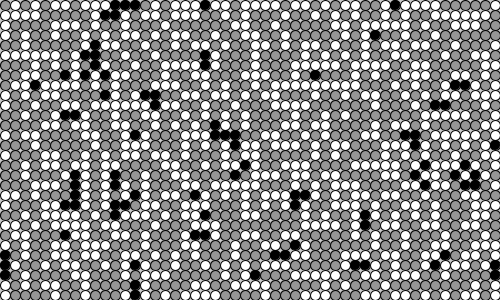
Frame 1 (no input)
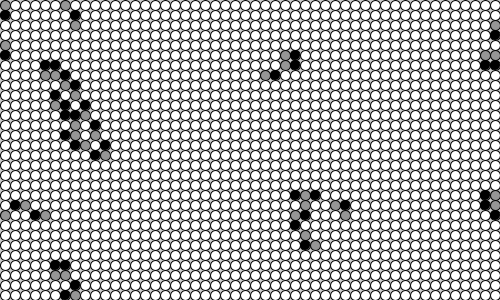
Frame 60 (the mouse pressed at the canvas centre just before this capture)
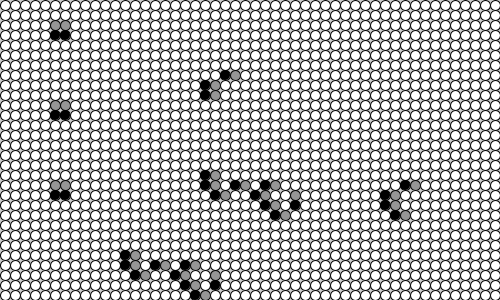
Frame 120 (the mouse held since frame 60 and released just before this capture)

The Processing sketch that drew these frames (run headless with seeded random() and noise(); from frame 60 on, the mouse is pressed at the canvas centre):

// Processing sketch: ch7_6_refactor
// ── ch7_6_refactor.pde
Cell[][] _cellArray;
int _cellSize = 10;
int _numX, _numY;

void setup() {
  size(500, 300);
  _numX = floor(width / _cellSize );
  _numY = floor(height / _cellSize );
  restart();
}

void restart() {
  _cellArray = new Cell[_numX][_numY];
  for (int i = 0; i < _numX * _numY; i++) {
    int x = i % _numX;
    int y = i / _numX;
    _cellArray[x][y] = new Cell(x, y);
  }

  for (int i = 0; i < _numX * _numY; i++) {
    int x = i % _numX;
    int y = i / _numX;
    int above = (y - 1 + _numY) % _numY;
    int below = (y + 1) % _numY;
    int left  = (x - 1 + _numX) % _numX;
    int right = (x + 1) % _numX;

    _cellArray[x][y].addNeighbour(_cellArray[left][above]);
    _cellArray[x][y].addNeighbour(_cellArray[left][y]);
    _cellArray[x][y].addNeighbour(_cellArray[left][below]);

    _cellArray[x][y].addNeighbour(_cellArray[x][above]);
    _cellArray[x][y].addNeighbour(_cellArray[x][below]);

    _cellArray[x][y].addNeighbour(_cellArray[right][above]);
    _cellArray[x][y].addNeighbour(_cellArray[right][y]);
    _cellArray[x][y].addNeighbour(_cellArray[right][below]);
  }
}

void draw() {
  background(200);

  for (int i = 0; i < _numX * _numY; i++) {
    _cellArray[i % _numX][i / _numX].calcNextState();
  }

  translate(_cellSize / 2, _cellSize / 2);

  for (int i = 0; i < _numX * _numY; i++) {
    _cellArray[i % _numX][i / _numX].drawMe();
  }
}

void mouserPressed() {
  restart();
}

/**--------------------------------------------
 * Cell class
 --------------------------------------------*/
class Cell {
  float x, y;
  int state, nextState;
  Cell[] neighbours;

  Cell(float ex, float why) {
    x = ex * _cellSize;
    y = why * _cellSize;

    nextState = (int) (random(2));
    state = nextState;
    neighbours = new Cell[0];
  }

  void addNeighbour(Cell cell) {
    neighbours = (Cell[])append(neighbours, cell);
  }

  void calcNextState() {
    if (state == 0) {
      int firingCount = 0;
      for (int i = 0; i < neighbours.length; i++) {
        if (neighbours[i].state == 1) {
          firingCount++;
        }
      }

      if (firingCount == 2) {
        nextState =1;
      } else {
        nextState = state;
      }
    } else if (state == 1) {
      nextState =2;
    } else if (state == 2) {
      nextState =0;
    }
  }

  void drawMe() {
    state = nextState;
    stroke(0);

    if (state == 1) {
      fill(0);
    } else     if (state == 2) {
      fill(150);
    } else {
      fill(255);
    }

    ellipse(x, y, _cellSize, _cellSize);
  }
}
